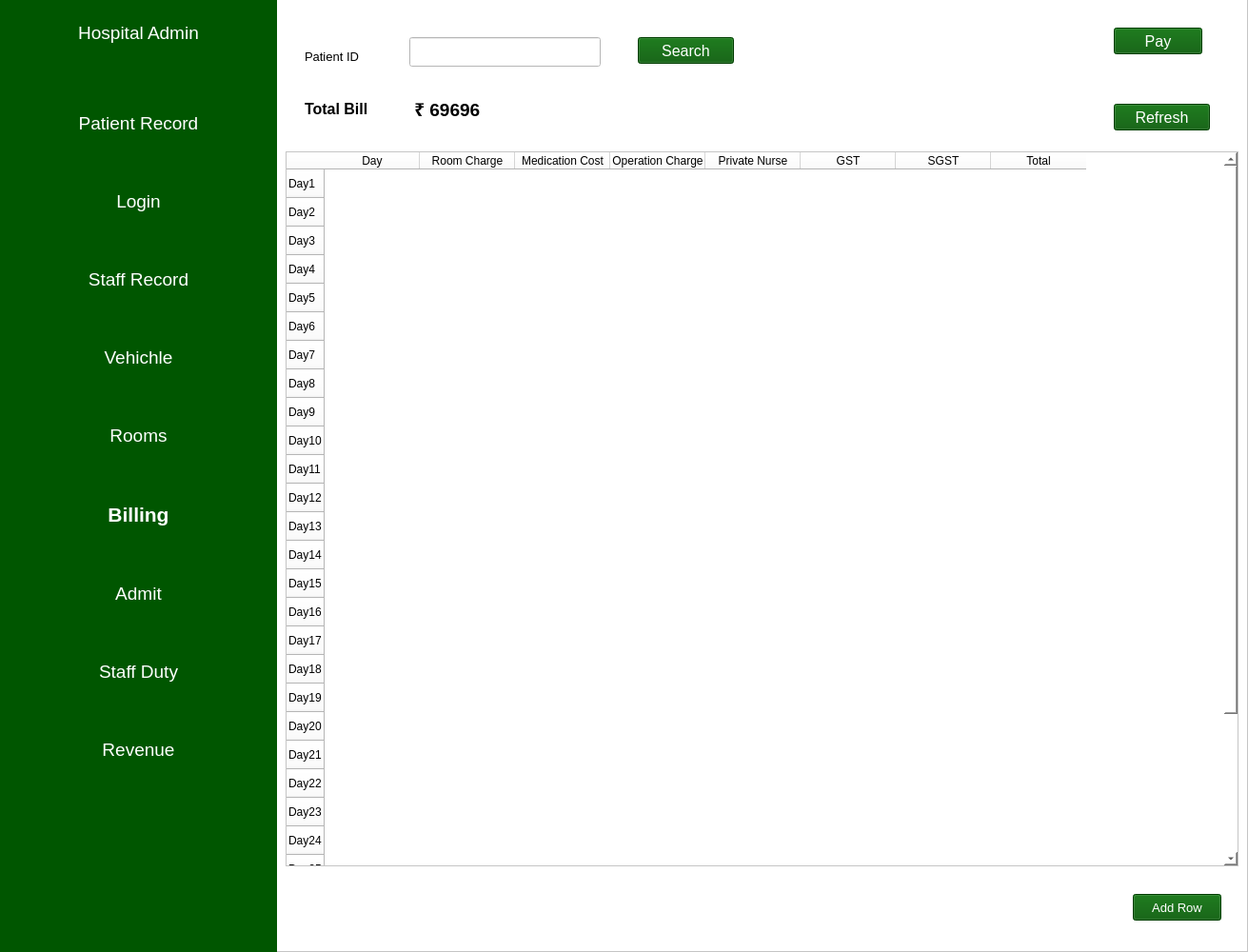
<?xml version="1.0" encoding="UTF-8"?>
<ui version="4.0">
 <class>MainWindow</class>
 <widget class="QMainWindow" name="MainWindow">
  <property name="geometry">
   <rect>
    <x>0</x>
    <y>0</y>
    <width>1311</width>
    <height>1000</height>
   </rect>
  </property>
  <property name="windowTitle">
   <string>MainWindow</string>
  </property>
  <property name="styleSheet">
   <string notr="true">background-color: rgb(255, 255, 255);</string>
  </property>
  <widget class="QWidget" name="MainWidget">
   <widget class="QFrame" name="frame">
    <property name="geometry">
     <rect>
      <x>0</x>
      <y>-1</y>
      <width>1311</width>
      <height>1001</height>
     </rect>
    </property>
    <property name="frameShape">
     <enum>QFrame::StyledPanel</enum>
    </property>
    <property name="frameShadow">
     <enum>QFrame::Raised</enum>
    </property>
    <widget class="QLineEdit" name="PidEntry">
     <property name="geometry">
      <rect>
       <x>430</x>
       <y>40</y>
       <width>201</width>
       <height>31</height>
      </rect>
     </property>
     <property name="styleSheet">
      <string notr="true">color: rgb(255, 255, 255);
selection-color: rgb(255, 0, 127);</string>
     </property>
    </widget>
    <widget class="QLabel" name="PIDLabel">
     <property name="geometry">
      <rect>
       <x>320</x>
       <y>50</y>
       <width>91</width>
       <height>21</height>
      </rect>
     </property>
     <property name="font">
      <font>
       <pointsize>10</pointsize>
      </font>
     </property>
     <property name="styleSheet">
      <string notr="true">background-color: rgba(255, 255, 255, 0);color: rgb(0,0,0);</string>
     </property>
     <property name="text">
      <string>Patient ID</string>
     </property>
    </widget>
    <widget class="QPushButton" name="PayBtn">
     <property name="geometry">
      <rect>
       <x>1170</x>
       <y>30</y>
       <width>93</width>
       <height>28</height>
      </rect>
     </property>
     <property name="font">
      <font>
       <pointsize>12</pointsize>
      </font>
     </property>
     <property name="styleSheet">
      <string notr="true">background-color: rgb(0,86,0);
color: rgb(255, 255, 255);</string>
     </property>
     <property name="text">
      <string>Pay</string>
     </property>
    </widget>
    <widget class="QTableWidget" name="tableWidget">
     <property name="geometry">
      <rect>
       <x>300</x>
       <y>160</y>
       <width>1001</width>
       <height>751</height>
      </rect>
     </property>
     <property name="font">
      <font>
       <pointsize>10</pointsize>
      </font>
     </property>
     <property name="styleSheet">
      <string notr="true">color: rgb(0, 0, 0);</string>
     </property>
     <property name="showGrid">
      <bool>false</bool>
     </property>
     <property name="sortingEnabled">
      <bool>true</bool>
     </property>
     <row>
      <property name="text">
       <string>Day1</string>
      </property>
     </row>
     <row>
      <property name="text">
       <string>Day2</string>
      </property>
     </row>
     <row>
      <property name="text">
       <string>Day3</string>
      </property>
     </row>
     <row>
      <property name="text">
       <string>Day4</string>
      </property>
     </row>
     <row>
      <property name="text">
       <string>Day5</string>
      </property>
     </row>
     <row>
      <property name="text">
       <string>Day6</string>
      </property>
     </row>
     <row>
      <property name="text">
       <string>Day7</string>
      </property>
     </row>
     <row>
      <property name="text">
       <string>Day8</string>
      </property>
     </row>
     <row>
      <property name="text">
       <string>Day9</string>
      </property>
     </row>
     <row>
      <property name="text">
       <string>Day10</string>
      </property>
     </row>
     <row>
      <property name="text">
       <string>Day11</string>
      </property>
     </row>
     <row>
      <property name="text">
       <string>Day12</string>
      </property>
     </row>
     <row>
      <property name="text">
       <string>Day13</string>
      </property>
     </row>
     <row>
      <property name="text">
       <string>Day14</string>
      </property>
     </row>
     <row>
      <property name="text">
       <string>Day15</string>
      </property>
     </row>
     <row>
      <property name="text">
       <string>Day16</string>
      </property>
     </row>
     <row>
      <property name="text">
       <string>Day17</string>
      </property>
     </row>
     <row>
      <property name="text">
       <string>Day18</string>
      </property>
     </row>
     <row>
      <property name="text">
       <string>Day19</string>
      </property>
     </row>
     <row>
      <property name="text">
       <string>Day20</string>
      </property>
     </row>
     <row>
      <property name="text">
       <string>Day21</string>
      </property>
     </row>
     <row>
      <property name="text">
       <string>Day22</string>
      </property>
     </row>
     <row>
      <property name="text">
       <string>Day23</string>
      </property>
     </row>
     <row>
      <property name="text">
       <string>Day24</string>
      </property>
     </row>
     <row>
      <property name="text">
       <string>Day25</string>
      </property>
     </row>
     <row>
      <property name="text">
       <string>Day26</string>
      </property>
     </row>
     <row>
      <property name="text">
       <string>Day27</string>
      </property>
     </row>
     <row>
      <property name="text">
       <string>Day28</string>
      </property>
     </row>
     <row>
      <property name="text">
       <string>Day29</string>
      </property>
     </row>
     <row>
      <property name="text">
       <string>Day31</string>
      </property>
     </row>
     <column>
      <property name="text">
       <string>Day</string>
      </property>
      <property name="background">
       <color>
        <red>255</red>
        <green>5</green>
        <blue>101</blue>
       </color>
      </property>
     </column>
     <column>
      <property name="text">
       <string>Room Charge</string>
      </property>
     </column>
     <column>
      <property name="text">
       <string>Medication Cost</string>
      </property>
     </column>
     <column>
      <property name="text">
       <string>Operation Charge</string>
      </property>
     </column>
     <column>
      <property name="text">
       <string>Private Nurse</string>
      </property>
     </column>
     <column>
      <property name="text">
       <string>GST</string>
      </property>
     </column>
     <column>
      <property name="text">
       <string>SGST</string>
      </property>
     </column>
     <column>
      <property name="text">
       <string>Total</string>
      </property>
     </column>
     <item row="0" column="0">
      <property name="background">
       <brush brushstyle="NoBrush">
        <color alpha="255">
         <red>255</red>
         <green>10</green>
         <blue>116</blue>
        </color>
       </brush>
      </property>
      <property name="foreground">
       <brush brushstyle="NoBrush">
        <color alpha="255">
         <red>255</red>
         <green>255</green>
         <blue>255</blue>
        </color>
       </brush>
      </property>
     </item>
    </widget>
    <widget class="QPushButton" name="AddRow">
     <property name="geometry">
      <rect>
       <x>1190</x>
       <y>940</y>
       <width>93</width>
       <height>28</height>
      </rect>
     </property>
     <property name="font">
      <font>
       <pointsize>10</pointsize>
      </font>
     </property>
     <property name="styleSheet">
      <string notr="true">background-color: rgb(0,86,0);
color: rgb(255, 255, 255);</string>
     </property>
     <property name="text">
      <string>Add Row</string>
     </property>
    </widget>
    <widget class="QLabel" name="AmountLabel">
     <property name="geometry">
      <rect>
       <x>430</x>
       <y>100</y>
       <width>501</width>
       <height>31</height>
      </rect>
     </property>
     <property name="font">
      <font>
       <pointsize>14</pointsize>
       <weight>75</weight>
       <bold>true</bold>
      </font>
     </property>
     <property name="styleSheet">
      <string notr="true">background-color: rgba(255, 255, 255, 0);color: rgb(0,0,0);</string>
     </property>
     <property name="text">
      <string> ₹ 69696</string>
     </property>
    </widget>
    <widget class="QPushButton" name="pushButton">
     <property name="geometry">
      <rect>
       <x>1170</x>
       <y>110</y>
       <width>101</width>
       <height>28</height>
      </rect>
     </property>
     <property name="font">
      <font>
       <pointsize>12</pointsize>
       <weight>50</weight>
       <bold>false</bold>
      </font>
     </property>
     <property name="styleSheet">
      <string notr="true">background-color: rgb(0,86,0);
color: rgb(255, 255, 255);</string>
     </property>
     <property name="text">
      <string>Refresh</string>
     </property>
    </widget>
    <widget class="QPushButton" name="pushButton_2">
     <property name="geometry">
      <rect>
       <x>670</x>
       <y>40</y>
       <width>101</width>
       <height>28</height>
      </rect>
     </property>
     <property name="font">
      <font>
       <pointsize>12</pointsize>
       <weight>50</weight>
       <bold>false</bold>
      </font>
     </property>
     <property name="styleSheet">
      <string notr="true">background-color: rgb(0,86,0);
color: rgb(255, 255, 255);</string>
     </property>
     <property name="text">
      <string>Search</string>
     </property>
    </widget>
    <widget class="QLabel" name="BillLabel">
     <property name="geometry">
      <rect>
       <x>320</x>
       <y>100</y>
       <width>101</width>
       <height>31</height>
      </rect>
     </property>
     <property name="font">
      <font>
       <pointsize>12</pointsize>
       <weight>75</weight>
       <bold>true</bold>
      </font>
     </property>
     <property name="styleSheet">
      <string notr="true">background-color: rgba(255, 255, 255, 0);color: rgb(0,0,0);</string>
     </property>
     <property name="text">
      <string>Total Bill</string>
     </property>
    </widget>
    <widget class="QFrame" name="frame_2">
     <property name="geometry">
      <rect>
       <x>0</x>
       <y>0</y>
       <width>291</width>
       <height>1001</height>
      </rect>
     </property>
     <property name="styleSheet">
      <string notr="true">background-color: rgb(0, 86, 0);</string>
     </property>
     <property name="frameShape">
      <enum>QFrame::NoFrame</enum>
     </property>
     <property name="frameShadow">
      <enum>QFrame::Sunken</enum>
     </property>
     <property name="lineWidth">
      <number>3</number>
     </property>
     <widget class="QWidget" name="verticalLayoutWidget">
      <property name="geometry">
       <rect>
        <x>10</x>
        <y>70</y>
        <width>271</width>
        <height>781</height>
       </rect>
      </property>
      <layout class="QVBoxLayout" name="verticalLayout">
       <item>
        <widget class="QPushButton" name="patient_record">
         <property name="font">
          <font>
           <pointsize>14</pointsize>
          </font>
         </property>
         <property name="styleSheet">
          <string notr="true">color: rgb(255, 255, 255);
</string>
         </property>
         <property name="text">
          <string>Patient Record</string>
         </property>
         <property name="flat">
          <bool>true</bool>
         </property>
        </widget>
       </item>
       <item>
        <widget class="QPushButton" name="login">
         <property name="font">
          <font>
           <pointsize>14</pointsize>
          </font>
         </property>
         <property name="styleSheet">
          <string notr="true">color: rgb(255, 255, 255);</string>
         </property>
         <property name="text">
          <string>Login</string>
         </property>
         <property name="flat">
          <bool>true</bool>
         </property>
        </widget>
       </item>
       <item>
        <widget class="QPushButton" name="staff_record">
         <property name="font">
          <font>
           <pointsize>14</pointsize>
          </font>
         </property>
         <property name="styleSheet">
          <string notr="true">color: rgb(255, 255, 255);</string>
         </property>
         <property name="text">
          <string>Staff Record</string>
         </property>
         <property name="flat">
          <bool>true</bool>
         </property>
        </widget>
       </item>
       <item>
        <widget class="QPushButton" name="vehichle">
         <property name="font">
          <font>
           <pointsize>14</pointsize>
          </font>
         </property>
         <property name="styleSheet">
          <string notr="true">color: rgb(255, 255, 255);</string>
         </property>
         <property name="text">
          <string>Vehichle</string>
         </property>
         <property name="flat">
          <bool>true</bool>
         </property>
        </widget>
       </item>
       <item>
        <widget class="QPushButton" name="rooms">
         <property name="font">
          <font>
           <pointsize>14</pointsize>
          </font>
         </property>
         <property name="styleSheet">
          <string notr="true">color: rgb(255, 255, 255);</string>
         </property>
         <property name="text">
          <string>Rooms</string>
         </property>
         <property name="flat">
          <bool>true</bool>
         </property>
        </widget>
       </item>
       <item>
        <widget class="QPushButton" name="billing">
         <property name="font">
          <font>
           <pointsize>16</pointsize>
           <weight>75</weight>
           <bold>true</bold>
          </font>
         </property>
         <property name="styleSheet">
          <string notr="true">color: rgb(255, 255, 255);</string>
         </property>
         <property name="text">
          <string>Billing</string>
         </property>
         <property name="flat">
          <bool>true</bool>
         </property>
        </widget>
       </item>
       <item>
        <widget class="QPushButton" name="admit">
         <property name="font">
          <font>
           <pointsize>14</pointsize>
          </font>
         </property>
         <property name="styleSheet">
          <string notr="true">color: rgb(255, 255, 255);</string>
         </property>
         <property name="text">
          <string>Admit</string>
         </property>
         <property name="flat">
          <bool>true</bool>
         </property>
        </widget>
       </item>
       <item>
        <widget class="QPushButton" name="staff_duty">
         <property name="font">
          <font>
           <pointsize>14</pointsize>
          </font>
         </property>
         <property name="styleSheet">
          <string notr="true">color: rgb(255, 255, 255);</string>
         </property>
         <property name="text">
          <string>Staff Duty</string>
         </property>
         <property name="flat">
          <bool>true</bool>
         </property>
        </widget>
       </item>
       <item>
        <widget class="QPushButton" name="revenue">
         <property name="font">
          <font>
           <pointsize>14</pointsize>
          </font>
         </property>
         <property name="styleSheet">
          <string notr="true">color: rgb(255, 255, 255);</string>
         </property>
         <property name="text">
          <string>Revenue</string>
         </property>
         <property name="flat">
          <bool>true</bool>
         </property>
        </widget>
       </item>
      </layout>
     </widget>
     <widget class="QPushButton" name="hospital_admin">
      <property name="geometry">
       <rect>
        <x>10</x>
        <y>10</y>
        <width>271</width>
        <height>51</height>
       </rect>
      </property>
      <property name="font">
       <font>
        <pointsize>14</pointsize>
       </font>
      </property>
      <property name="styleSheet">
       <string notr="true">color: rgb(255, 255, 255);</string>
      </property>
      <property name="text">
       <string>Hospital Admin</string>
      </property>
      <property name="flat">
       <bool>true</bool>
      </property>
     </widget>
    </widget>
   </widget>
  </widget>
 </widget>
 <resources/>
 <connections/>
</ui>
